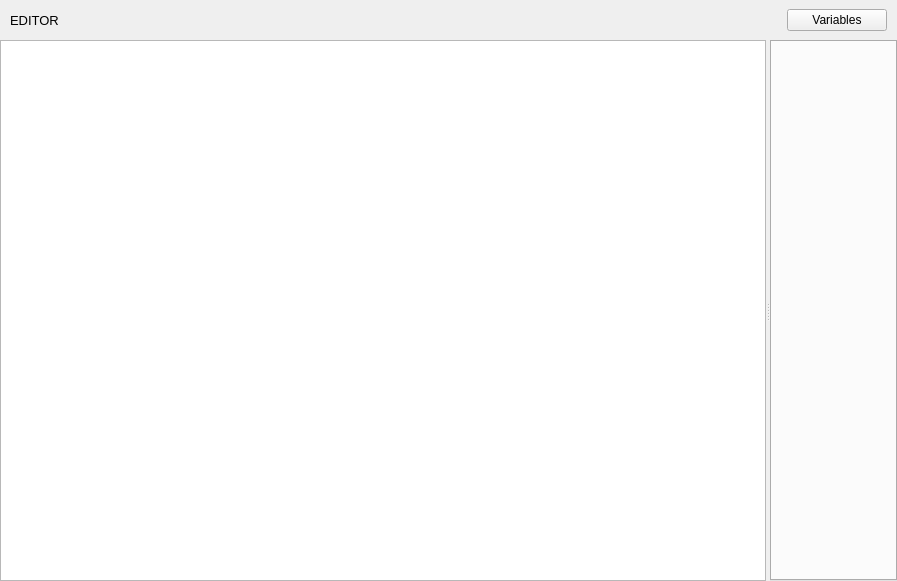
<?xml version="1.0" encoding="UTF-8"?>
<ui version="4.0">
 <class>EditorPage</class>
 <widget class="QWidget" name="EditorPage">
  <property name="geometry">
   <rect>
    <x>0</x>
    <y>0</y>
    <width>897</width>
    <height>581</height>
   </rect>
  </property>
  <property name="windowTitle">
   <string>Form</string>
  </property>
  <layout class="QVBoxLayout" name="verticalLayout">
   <property name="spacing">
    <number>0</number>
   </property>
   <property name="leftMargin">
    <number>0</number>
   </property>
   <property name="topMargin">
    <number>0</number>
   </property>
   <property name="rightMargin">
    <number>0</number>
   </property>
   <property name="bottomMargin">
    <number>0</number>
   </property>
   <item>
    <widget class="QWidget" name="pageToolbar" native="true">
     <property name="sizePolicy">
      <sizepolicy hsizetype="Preferred" vsizetype="Maximum">
       <horstretch>0</horstretch>
       <verstretch>0</verstretch>
      </sizepolicy>
     </property>
     <property name="maximumSize">
      <size>
       <width>16777215</width>
       <height>40</height>
      </size>
     </property>
     <layout class="QHBoxLayout" name="horizontalLayout_2">
      <property name="leftMargin">
       <number>10</number>
      </property>
      <property name="topMargin">
       <number>5</number>
      </property>
      <property name="rightMargin">
       <number>10</number>
      </property>
      <property name="bottomMargin">
       <number>5</number>
      </property>
      <item>
       <widget class="QLabel" name="label">
        <property name="font">
         <font>
          <pointsize>10</pointsize>
          <weight>50</weight>
          <bold>false</bold>
         </font>
        </property>
        <property name="text">
         <string>EDITOR</string>
        </property>
       </widget>
      </item>
      <item>
       <spacer name="horizontalSpacer">
        <property name="orientation">
         <enum>Qt::Horizontal</enum>
        </property>
        <property name="sizeType">
         <enum>QSizePolicy::Maximum</enum>
        </property>
        <property name="sizeHint" stdset="0">
         <size>
          <width>158</width>
          <height>20</height>
         </size>
        </property>
       </spacer>
      </item>
      <item>
       <widget class="QPushButton" name="varsButton">
        <property name="maximumSize">
         <size>
          <width>100</width>
          <height>16777215</height>
         </size>
        </property>
        <property name="text">
         <string>Variables</string>
        </property>
       </widget>
      </item>
     </layout>
    </widget>
   </item>
   <item>
    <widget class="QSplitter" name="editorSplitter">
     <property name="orientation">
      <enum>Qt::Horizontal</enum>
     </property>
     <widget class="ItemExplorer" name="itemExplorer">
      <property name="sizePolicy">
       <sizepolicy hsizetype="Preferred" vsizetype="Expanding">
        <horstretch>0</horstretch>
        <verstretch>0</verstretch>
       </sizepolicy>
      </property>
     </widget>
     <widget class="Tabs" name="editorTabs"/>
    </widget>
   </item>
  </layout>
 </widget>
 <customwidgets>
  <customwidget>
   <class>Tabs</class>
   <extends>QTabWidget</extends>
   <header>ui.widgets.editor.tabs.h</header>
   <container>1</container>
  </customwidget>
  <customwidget>
   <class>ItemExplorer</class>
   <extends>QTreeView</extends>
   <header>ui.widgets.editor.item_explorer.h</header>
   <container>1</container>
  </customwidget>
 </customwidgets>
 <resources/>
 <connections/>
</ui>
